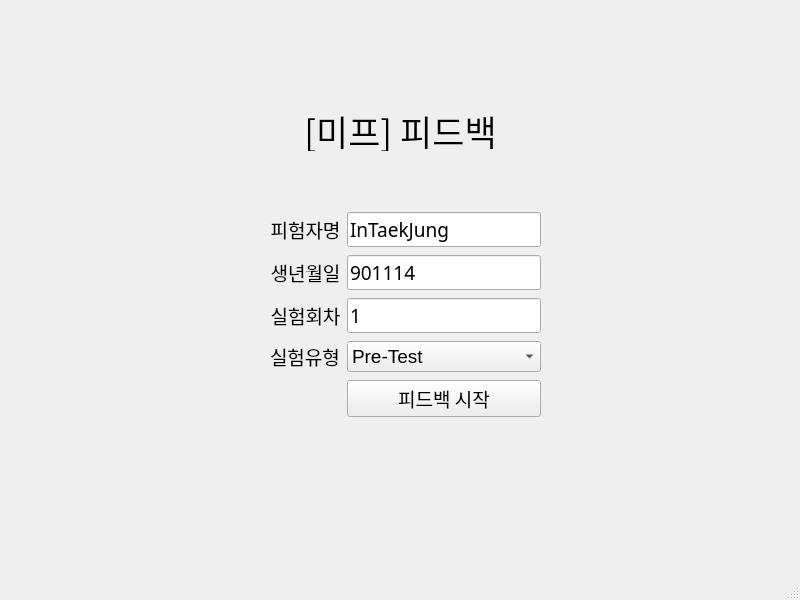
<?xml version="1.0" encoding="UTF-8"?>
<ui version="4.0">
 <class>MainWindow</class>
 <widget class="QMainWindow" name="MainWindow">
  <property name="geometry">
   <rect>
    <x>0</x>
    <y>0</y>
    <width>800</width>
    <height>600</height>
   </rect>
  </property>
  <property name="windowTitle">
   <string>MainWindow</string>
  </property>
  <widget class="QWidget" name="centralwidget">
   <widget class="QWidget" name="gridLayoutWidget">
    <property name="geometry">
     <rect>
      <x>270</x>
      <y>210</y>
      <width>271</width>
      <height>211</height>
     </rect>
    </property>
    <layout class="QGridLayout" name="gridLayout">
     <item row="3" column="0">
      <widget class="QLabel" name="expCntLabel">
       <property name="font">
        <font>
         <family>나눔스퀘어_ac</family>
         <pointsize>14</pointsize>
        </font>
       </property>
       <property name="text">
        <string>실험회차</string>
       </property>
       <property name="alignment">
        <set>Qt::AlignCenter</set>
       </property>
      </widget>
     </item>
     <item row="1" column="1">
      <widget class="QLineEdit" name="nameLEdit">
       <property name="font">
        <font>
         <family>나눔스퀘어_ac</family>
         <pointsize>14</pointsize>
        </font>
       </property>
       <property name="text">
        <string>InTaekJung</string>
       </property>
      </widget>
     </item>
     <item row="2" column="0">
      <widget class="QLabel" name="birthLabel">
       <property name="font">
        <font>
         <family>나눔스퀘어_ac</family>
         <pointsize>14</pointsize>
        </font>
       </property>
       <property name="text">
        <string>생년월일</string>
       </property>
       <property name="alignment">
        <set>Qt::AlignCenter</set>
       </property>
      </widget>
     </item>
     <item row="3" column="1">
      <widget class="QLineEdit" name="expCntLEdit">
       <property name="font">
        <font>
         <family>나눔스퀘어_ac</family>
         <pointsize>14</pointsize>
        </font>
       </property>
       <property name="text">
        <string>1</string>
       </property>
      </widget>
     </item>
     <item row="1" column="0">
      <widget class="QLabel" name="nameLabel">
       <property name="font">
        <font>
         <family>나눔스퀘어_ac</family>
         <pointsize>14</pointsize>
        </font>
       </property>
       <property name="text">
        <string>피험자명</string>
       </property>
       <property name="alignment">
        <set>Qt::AlignCenter</set>
       </property>
      </widget>
     </item>
     <item row="5" column="1">
      <widget class="QPushButton" name="submitBtn">
       <property name="sizePolicy">
        <sizepolicy hsizetype="Minimum" vsizetype="Fixed">
         <horstretch>0</horstretch>
         <verstretch>0</verstretch>
        </sizepolicy>
       </property>
       <property name="font">
        <font>
         <family>나눔스퀘어_ac</family>
         <pointsize>14</pointsize>
        </font>
       </property>
       <property name="text">
        <string>피드백 시작</string>
       </property>
      </widget>
     </item>
     <item row="2" column="1">
      <widget class="QLineEdit" name="birthLEdit">
       <property name="font">
        <font>
         <family>나눔스퀘어_ac</family>
         <pointsize>14</pointsize>
        </font>
       </property>
       <property name="text">
        <string extracomment="ex. 901114">901114</string>
       </property>
      </widget>
     </item>
     <item row="4" column="0">
      <widget class="QLabel" name="label">
       <property name="font">
        <font>
         <family>나눔스퀘어_ac</family>
         <pointsize>14</pointsize>
        </font>
       </property>
       <property name="text">
        <string>실험유형</string>
       </property>
      </widget>
     </item>
     <item row="4" column="1">
      <widget class="QComboBox" name="expTypeCBox">
       <property name="font">
        <font>
         <pointsize>14</pointsize>
        </font>
       </property>
       <item>
        <property name="text">
         <string>Pre-Test</string>
        </property>
       </item>
       <item>
        <property name="text">
         <string>Post-Test</string>
        </property>
       </item>
      </widget>
     </item>
    </layout>
   </widget>
   <widget class="QLabel" name="titleLabel">
    <property name="geometry">
     <rect>
      <x>190</x>
      <y>110</y>
      <width>421</width>
      <height>41</height>
     </rect>
    </property>
    <property name="font">
     <font>
      <family>나눔스퀘어_ac</family>
      <pointsize>26</pointsize>
     </font>
    </property>
    <property name="text">
     <string>[미프] 피드백</string>
    </property>
    <property name="alignment">
     <set>Qt::AlignCenter</set>
    </property>
   </widget>
  </widget>
  <widget class="QMenuBar" name="menubar">
   <property name="geometry">
    <rect>
     <x>0</x>
     <y>0</y>
     <width>800</width>
     <height>21</height>
    </rect>
   </property>
  </widget>
  <widget class="QStatusBar" name="statusbar"/>
 </widget>
 <resources/>
 <connections/>
</ui>
